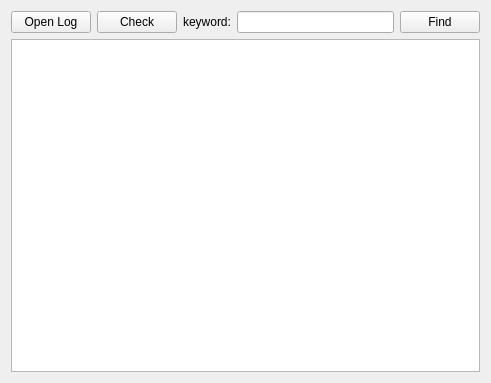
<?xml version="1.0" encoding="UTF-8"?>
<ui version="4.0">
 <class>logProcess</class>
 <widget class="QWidget" name="logProcess">
  <property name="geometry">
   <rect>
    <x>0</x>
    <y>0</y>
    <width>491</width>
    <height>383</height>
   </rect>
  </property>
  <property name="windowTitle">
   <string>logProcess</string>
  </property>
  <layout class="QVBoxLayout" name="verticalLayout">
   <item>
    <layout class="QHBoxLayout" name="horizontalLayout">
     <item>
      <widget class="QPushButton" name="openButton">
       <property name="text">
        <string>Open Log</string>
       </property>
      </widget>
     </item>
     <item>
      <widget class="QPushButton" name="checkButton">
       <property name="text">
        <string>Check</string>
       </property>
      </widget>
     </item>
     <item>
      <widget class="QLabel" name="label">
       <property name="text">
        <string>keyword:</string>
       </property>
      </widget>
     </item>
     <item>
      <widget class="QLineEdit" name="lineEdit"/>
     </item>
     <item>
      <widget class="QPushButton" name="findButton">
       <property name="text">
        <string>Find</string>
       </property>
      </widget>
     </item>
    </layout>
   </item>
   <item>
    <widget class="QTextEdit" name="textEdit"/>
   </item>
  </layout>
 </widget>
 <layoutdefault spacing="6" margin="11"/>
 <resources/>
 <connections/>
</ui>
